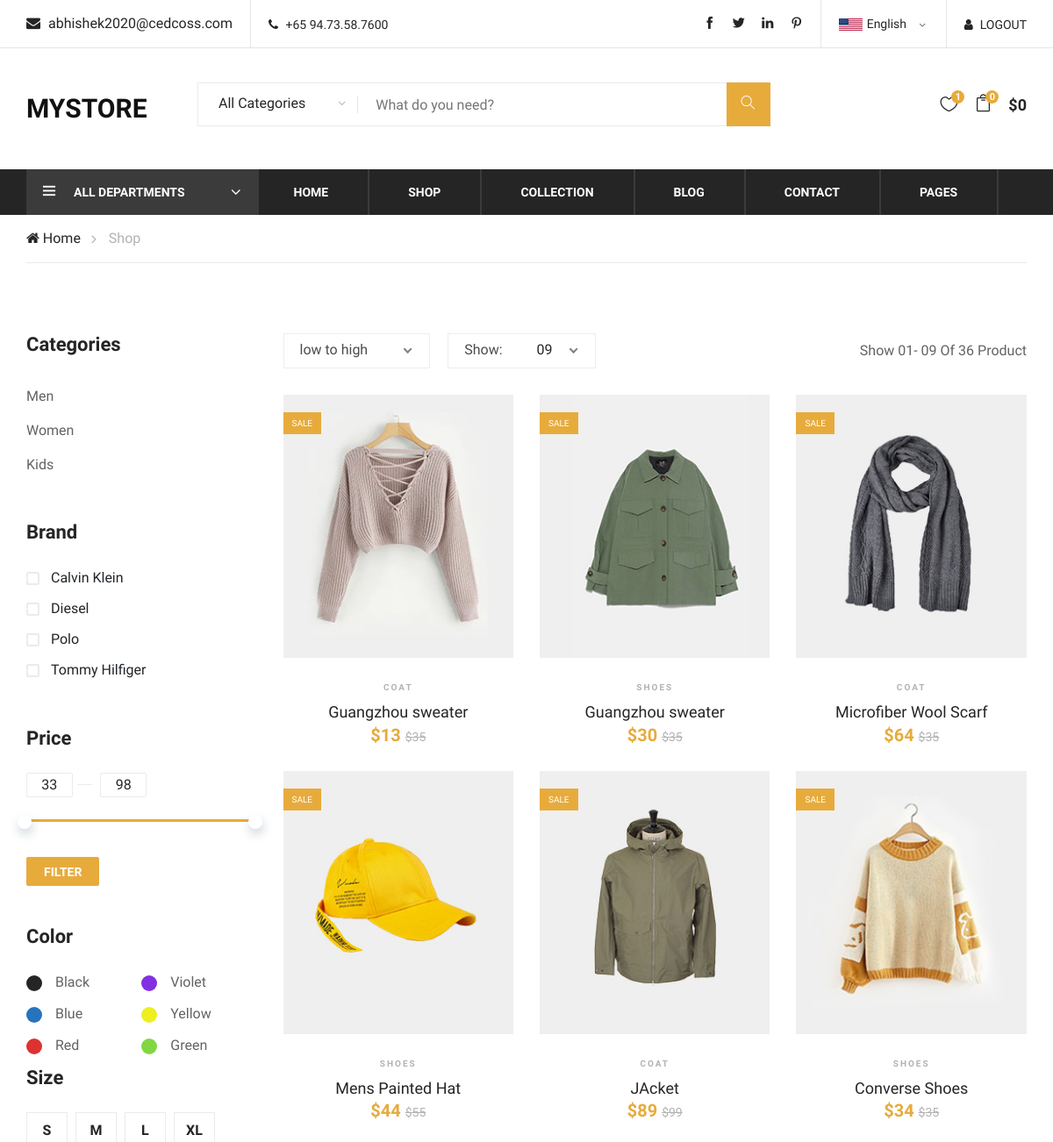
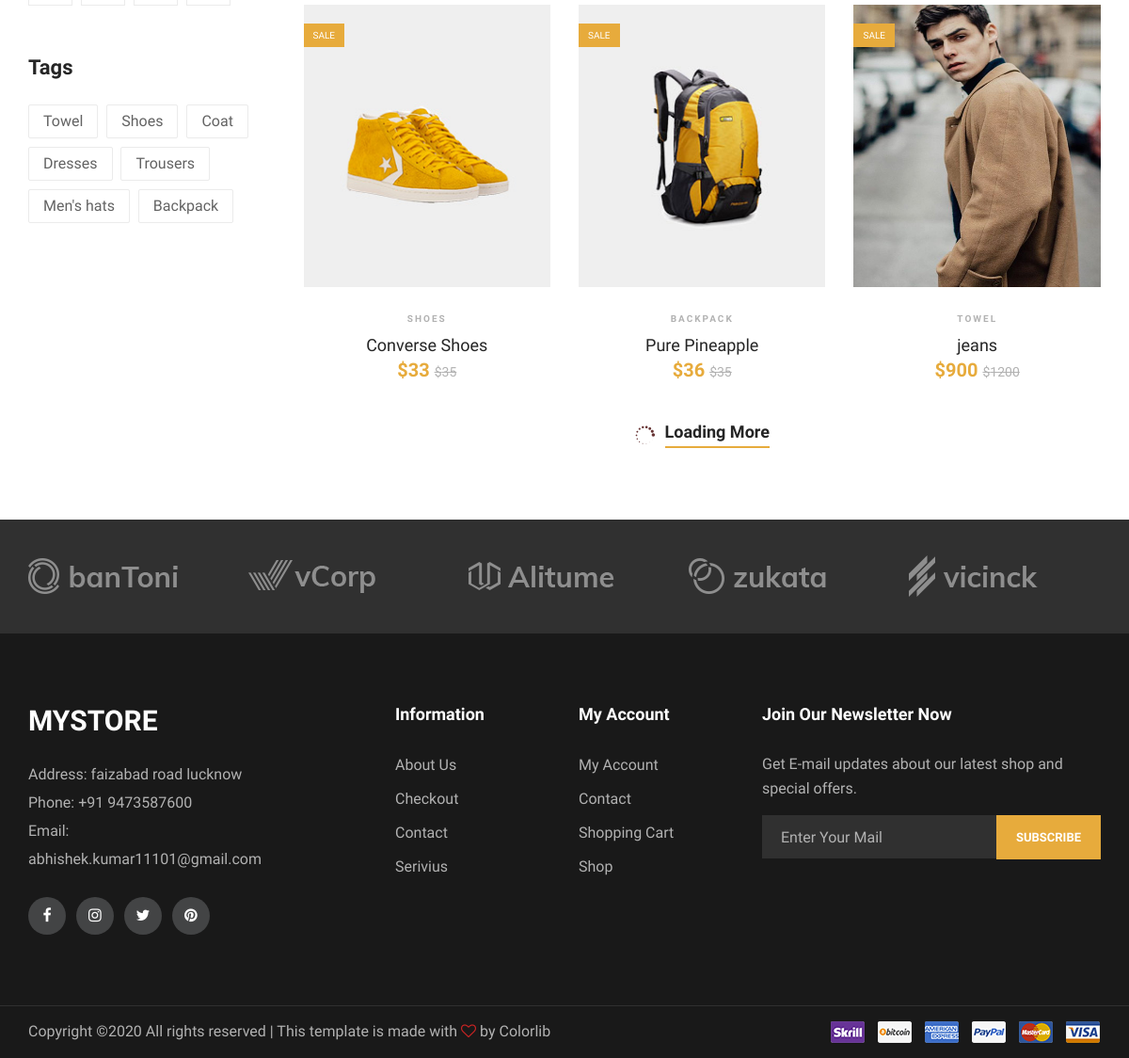
The page /project1/shop.php (signed in) on the database its author committed (2 pictures, top to bottom).
### tables this page shows
CREATE TABLE `store` (
  `Sku` int(10) NOT NULL,
  `Product_Name` varchar(30) NOT NULL,
  `Orginal_Price` int(10) NOT NULL,
  `Brand` varchar(30) NOT NULL,
  `Category` varchar(30) NOT NULL,
  `Gender` varchar(30) NOT NULL,
  `Size` varchar(30) NOT NULL,
  `image` varchar(30) NOT NULL,
  `Sale_Price` int(10) NOT NULL,
  `Color` varchar(20) NOT NULL,
  `Tag` varchar(20) NOT NULL
);

### project1/admin/classfunction.php (called while the page is built, shortened)
<?php
include 'config.php';
	class product{
		function list(){
			global $connects;
			$sql="SELECT * FROM Store";
			$result=$connects->query($sql);
			$run=$result->fetch_all(MYSQLI_ASSOC);
			return $run;
		}
	}
?>

### project1/shop.php (the view, shortened to what this page needs)
<?php
include './admin/classfunction.php' ;
$p1= new product();
?>
<!DOCTYPE html>
<html lang="zxx">
<head>
    <link rel="stylesheet" href="css/bootstrap.min.css" type="text/css">
    <link rel="stylesheet" href="css/font-awesome.min.css" type="text/css">
    <link rel="stylesheet" href="css/themify-icons.css" type="text/css">
    <link rel="stylesheet" href="css/elegant-icons.css" type="text/css">
    <link rel="stylesheet" href="css/owl.carousel.min.css" type="text/css">
    <link rel="stylesheet" href="css/nice-select.css" type="text/css">
    <link rel="stylesheet" href="css/jquery-ui.min.css" type="text/css">
    <link rel="stylesheet" href="css/slicknav.min.css" type="text/css">
    <link rel="stylesheet" href="css/style.css" type="text/css">
</head>
<body>
    <header class="header-section">
        <?php include 'frontendheader.php'; ?>
    </header>
    <div class="breacrumb-section">
        <div class="container">
            <div class="row">
                <div class="col-lg-12">
                    <div class="breadcrumb-text">
                        <a href="#"><i class="fa fa-home"></i> Home</a>
                        <span>Shop</span>
                    </div>
                </div>
            </div>
        </div>
    </div>
    <section class="product-shop spad">
        <div class="container">
            <div class="row">
                <div class="col-lg-3 col-md-6 col-sm-8 order-2 order-lg-1 produts-sidebar-filter">
                    <div class="filter-widget">
                        <h4 class="fw-title">Categories</h4>
                        <ul class="filter-catagories" >
                            <li><a href="#" class="categoryfilter">Men</a></li>
                            <li><a href="#" class="categoryfilter">Women</a></li>
                            <li><a href="#" class="categoryfilter">Kids</a></li>
                        </ul>
                    </div>
                    <div class="filter-widget">
                        <h4 class="fw-title">Brand</h4>
                        <div class="fw-brand-check">
                            <div class="bc-item">
                                <label for="bc-calvin">
                                    Calvin Klein
                                    <span class="checkmark"></span>
                                </label>
                            </div>
                            <div class="bc-item">
                                <label for="bc-diesel">
                                    Diesel
                                    <span class="checkmark"></span>
                                </label>
                            </div>
                            <div class="bc-item">
                                <label for="bc-polo">
                                    Polo
                                    <span class="checkmark"></span>
                                </label>
                            </div>
                            <div class="bc-item">
                                <label for="bc-tommy">
                                    Tommy Hilfiger
                                    <span class="checkmark"></span>
                                </label>
                            </div>
                        </div>
                    </div>
                    <div class="filter-widget">
                        <h4 class="fw-title">Price</h4>
                        <div class="filter-range-wrap">
                            <div class="range-slider">
                                <div class="price-input">
                                    <input type="text" id="minamount">
                                    <input type="text" id="maxamount">
                                </div>
                            </div>
                            <div class="price-range ui-slider ui-corner-all ui-slider-horizontal ui-widget ui-widget-content"
                                data-min="33" data-max="98">
                                <span tabindex="0" class="ui-slider-handle ui-corner-all ui-state-default"></span>
                                <span tabindex="0" class="ui-slider-handle ui-corner-all ui-state-default"></span>
                            </div>
                        </div>
                        <a href="#" class="filter-btn">Filter</a>
                    </div>
                    <div class="filter-widget">
                        <h4 class="fw-title">Color</h4>
                        <div class="fw-color-choose">
                            <div class="cs-item">
                                <label class="cs-black" for="cs-black">Black</label>
                            </div>
                            <div class="cs-item">
                                <label class="cs-violet" for="cs-violet">Violet</label>
                            </div>
                            <div class="cs-item">
                                <label class="cs-blue" for="cs-blue">Blue</label>
                            </div>
                            <div class="cs-item">
                                <label class="cs-yellow" for="cs-yellow">Yellow</label>
                            </div>
                            <div class="cs-item">
                                <label class="cs-red" for="cs-red">Red</label>
                            </div>
                            <div class="cs-item">
                                <label class="cs-green" for="cs-green">Green</label>
                            </div>
                        </div>
                    </div>
                    <div class="filter-widget">
                        <h4 class="fw-title">Size</h4>
                        <div class="fw-size-choose">
                            <div class="sc-item">
                                <label for="s-size">s</label>
                            </div>
                            <div class="sc-item">
                                <label for="m-size">m</label>
                            </div>
                            <div class="sc-item">
                                <label for="l-size">l</label>
                            </div>
                            <div class="sc-item">
                                <label for="xs-size">xL</label>
                            </div>
                        </div>
                    </div>
                    <div class="filter-widget">
                        <h4 class="fw-title">Tags</h4>
                        <div class="fw-tags">
                            <a href="#" class="tag">Towel</a>
                            <a href="#" class="tag">Shoes</a>
                            <a href="#" class="tag">Coat</a>
                            <a href="#" class="tag">Dresses</a>
                            <a href="#" class="tag">Trousers</a>
                            <a href="#" class="tag">Men's hats</a>
                            <a href="#" class="tag">Backpack</a>
                        </div>
                    </div>
                </div>
                <div class="col-lg-9 order-1 order-lg-2">
                    <div class="product-show-option">
                        <div class="row">
                            <div class="col-lg-7 col-md-7">
                                <div class="select-option">
                                </div>
                            </div>
                            <div class="col-lg-5 col-md-5 text-right">
                                <p>Show 01- 09 Of 36 Product</p>
                            </div>
                        </div>
                    </div>
                    <div class="product-list" id="listing">
                        <div class="row" id="rowwise">
                            <?php foreach ($p1->list() as $key => $array) {
                                ?>
                            <div class="col-lg-4 col-sm-6">
                                <div class="product-item">
                                    <div class="pi-pic">
                                        <img style="height: 300px;" src="img/products/<?php echo $array['image'] ?>" alt="" >
                                        <div class="sale pp-sale">Sale</div>
                                    </div>
                                    <div class="pi-text">
                                        <div class="catagory-name" ><?php echo $array['Tag']?></div>
                                        <a href="#">
                                            <h5><?php echo $array['Product_Name']?></h5>
                                        </a>
                                        <div class="product-price" id="selling">
                                            $<?php echo $array['Sale_Price']?>
                                            <span>$<?php echo $array['Orginal_Price']?></span>
                                        </div>
                                    </div>
                                </div>
                            </div><?php } ?>
                        </div>
                    </div>
                    <div class="loading-more">
                        <i class="icon_loading"></i>
                        <a href="#">
                            Loading More
                        </a>
                    </div>
                </div>
            </div>
        </div>
    </section>
    <div class="partner-logo">
        <?php include 'frontendlogosection.php' ?>
    </div>
    <footer class="footer-section">
        <?php include 'frontendfooter.php' ?>
    </footer>
</body>
</html>

### rows shown on the page
store: image (picture), Tag "COAT", Product_Name "Guangzhou sweater", Sale_Price "13", Orginal_Price "35"
store: image (picture), Tag "SHOES", Product_Name "Guangzhou sweater", Sale_Price "30", Orginal_Price "35"
store: image (picture), Tag "COAT", Product_Name "Microfiber Wool Scarf", Sale_Price "64", Orginal_Price "35"
store: image (picture), Tag "SHOES", Product_Name "Mens Painted Hat", Sale_Price "44", Orginal_Price "55"
store: image (picture), Tag "COAT", Product_Name "JAcket", Sale_Price "89", Orginal_Price "99"
store: image (picture), Tag "SHOES", Product_Name "Converse Shoes", Sale_Price "34", Orginal_Price "35"
store: image (picture), Tag "SHOES", Product_Name "Converse Shoes", Sale_Price "33", Orginal_Price "35"
store: image (picture), Tag "BACKPACK", Product_Name "Pure Pineapple", Sale_Price "36", Orginal_Price "35"
store: image (picture), Tag "TOWEL", Product_Name "jeans", Sale_Price "900", Orginal_Price "1200"

### other values the page prints
$_SESSION['login'] "abhishek2020@cedcoss.com"
$price "0"
